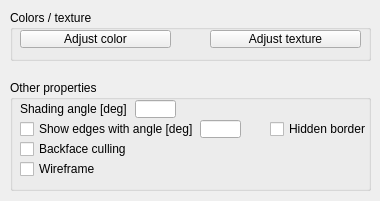
<?xml version="1.0" encoding="UTF-8"?>
<ui version="4.0">
 <class>CQDlgMultishapeEdition</class>
 <widget class="QDialog" name="CQDlgMultishapeEdition">
  <property name="windowModality">
   <enum>Qt::NonModal</enum>
  </property>
  <property name="geometry">
   <rect>
    <x>0</x>
    <y>0</y>
    <width>380</width>
    <height>201</height>
   </rect>
  </property>
  <property name="windowTitle">
   <string>Edition of Compound Shapes</string>
  </property>
  <property name="windowOpacity">
   <double>1.000000000000000</double>
  </property>
  <property name="locale">
   <locale language="English" country="UnitedStates"/>
  </property>
  <property name="modal">
   <bool>false</bool>
  </property>
  <widget class="QGroupBox" name="groupBox">
   <property name="geometry">
    <rect>
     <x>10</x>
     <y>80</y>
     <width>361</width>
     <height>111</height>
    </rect>
   </property>
   <property name="title">
    <string>Other properties</string>
   </property>
   <property name="flat">
    <bool>false</bool>
   </property>
   <widget class="QCheckBox" name="qqBackfaceCulling">
    <property name="geometry">
     <rect>
      <x>10</x>
      <y>60</y>
      <width>151</width>
      <height>18</height>
     </rect>
    </property>
    <property name="focusPolicy">
     <enum>Qt::StrongFocus</enum>
    </property>
    <property name="text">
     <string>Backface culling</string>
    </property>
   </widget>
   <widget class="QCheckBox" name="qqWireframe">
    <property name="geometry">
     <rect>
      <x>10</x>
      <y>80</y>
      <width>151</width>
      <height>18</height>
     </rect>
    </property>
    <property name="focusPolicy">
     <enum>Qt::StrongFocus</enum>
    </property>
    <property name="text">
     <string>Wireframe</string>
    </property>
   </widget>
   <widget class="QCheckBox" name="qqShowEdges">
    <property name="geometry">
     <rect>
      <x>10</x>
      <y>40</y>
      <width>181</width>
      <height>18</height>
     </rect>
    </property>
    <property name="focusPolicy">
     <enum>Qt::StrongFocus</enum>
    </property>
    <property name="text">
     <string>Show edges with angle [deg]</string>
    </property>
   </widget>
   <widget class="QLabel" name="label">
    <property name="geometry">
     <rect>
      <x>10</x>
      <y>20</y>
      <width>111</width>
      <height>18</height>
     </rect>
    </property>
    <property name="text">
     <string>Shading angle [deg]</string>
    </property>
   </widget>
   <widget class="QLineEdit" name="qqShadingAngle">
    <property name="geometry">
     <rect>
      <x>125</x>
      <y>20</y>
      <width>41</width>
      <height>18</height>
     </rect>
    </property>
   </widget>
   <widget class="QLineEdit" name="qqEdgesAngle">
    <property name="geometry">
     <rect>
      <x>190</x>
      <y>40</y>
      <width>41</width>
      <height>18</height>
     </rect>
    </property>
   </widget>
   <widget class="QCheckBox" name="qqHiddenBorder">
    <property name="geometry">
     <rect>
      <x>260</x>
      <y>40</y>
      <width>101</width>
      <height>18</height>
     </rect>
    </property>
    <property name="focusPolicy">
     <enum>Qt::StrongFocus</enum>
    </property>
    <property name="text">
     <string>Hidden border</string>
    </property>
   </widget>
  </widget>
  <widget class="QGroupBox" name="groupBox_3">
   <property name="geometry">
    <rect>
     <x>10</x>
     <y>10</y>
     <width>361</width>
     <height>51</height>
    </rect>
   </property>
   <property name="title">
    <string>Colors / texture</string>
   </property>
   <property name="flat">
    <bool>false</bool>
   </property>
   <widget class="QToolButton" name="qqAdjustColor">
    <property name="geometry">
     <rect>
      <x>10</x>
      <y>20</y>
      <width>151</width>
      <height>18</height>
     </rect>
    </property>
    <property name="focusPolicy">
     <enum>Qt::StrongFocus</enum>
    </property>
    <property name="text">
     <string>Adjust color</string>
    </property>
   </widget>
   <widget class="QToolButton" name="qqTexture">
    <property name="geometry">
     <rect>
      <x>200</x>
      <y>20</y>
      <width>151</width>
      <height>18</height>
     </rect>
    </property>
    <property name="focusPolicy">
     <enum>Qt::StrongFocus</enum>
    </property>
    <property name="text">
     <string>Adjust texture</string>
    </property>
   </widget>
  </widget>
 </widget>
 <tabstops>
  <tabstop>qqAdjustColor</tabstop>
  <tabstop>qqTexture</tabstop>
  <tabstop>qqShadingAngle</tabstop>
  <tabstop>qqShowEdges</tabstop>
  <tabstop>qqEdgesAngle</tabstop>
  <tabstop>qqHiddenBorder</tabstop>
  <tabstop>qqBackfaceCulling</tabstop>
  <tabstop>qqWireframe</tabstop>
 </tabstops>
 <resources/>
 <connections/>
</ui>
